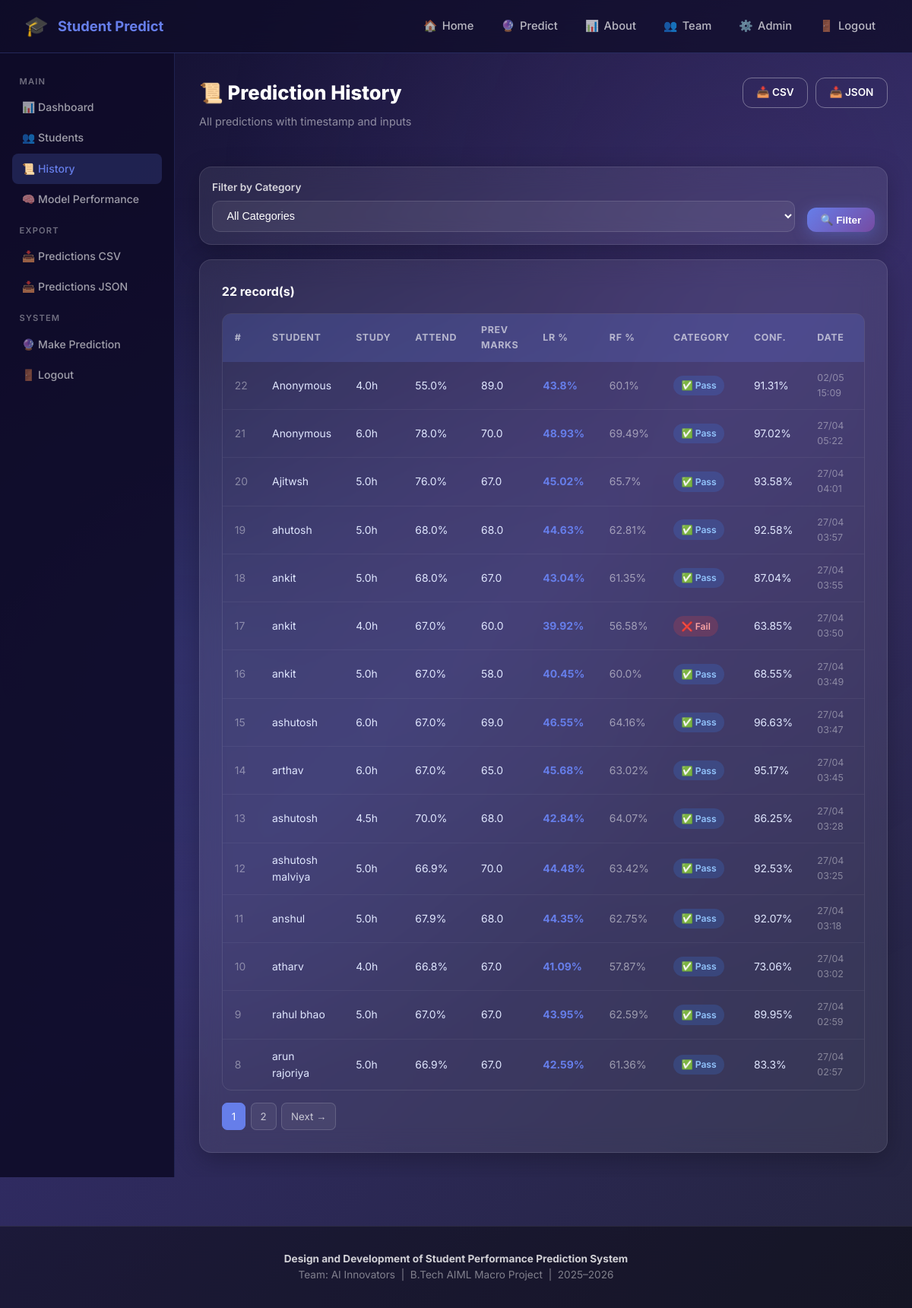
Page /admin/history (signed in) on the earlier database version.
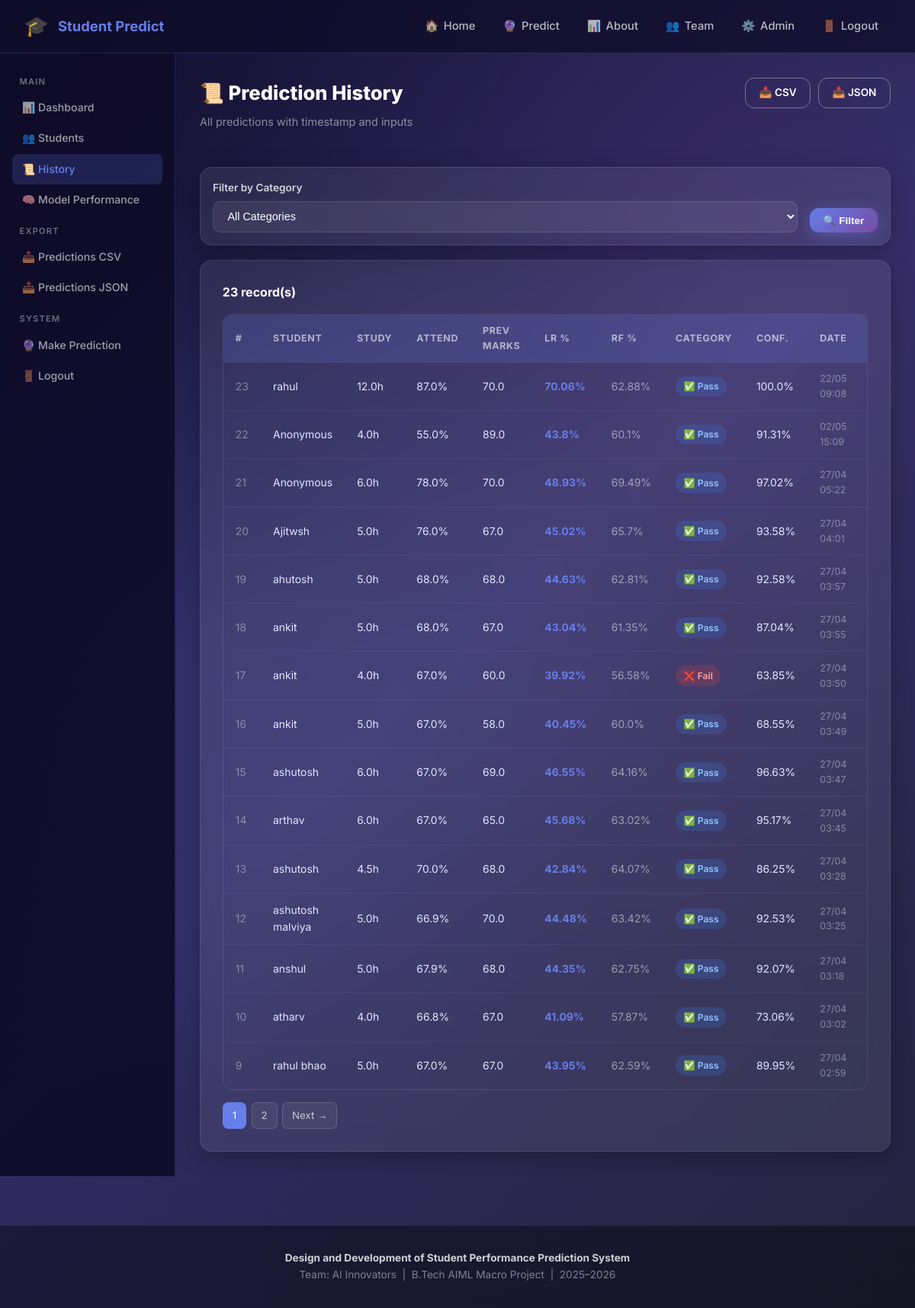
Same page on the later database version.
### database.py (models this page shows, shortened)
class PredictionHistory(db.Model):
    __tablename__ = 'prediction_history'
    id               = db.Column(db.Integer, primary_key=True)
    student_id       = db.Column(db.Integer, db.ForeignKey('students.id'), nullable=True)
    student_name     = db.Column(db.String(100), nullable=True)
    study_hours      = db.Column(db.Float)
    attendance       = db.Column(db.Float)
    prev_sem_marks   = db.Column(db.Float)
    internal_marks   = db.Column(db.Float)
    assignment_pct   = db.Column(db.Float)
    participation    = db.Column(db.Integer)
    sleep_hours      = db.Column(db.Float)
    internet_hours   = db.Column(db.Float)
    predicted_pct    = db.Column(db.Float)
    rf_predicted_pct = db.Column(db.Float, nullable=True)   # Random Forest result
    predicted_cat    = db.Column(db.String(20))
    confidence       = db.Column(db.Float, nullable=True)
    predicted_at     = db.Column(db.DateTime, default=datetime.utcnow)

### app.py (the view)
@app.route('/admin/history')
@login_required
def admin_history():
    page=request.args.get('page',1,type=int); cat=request.args.get('category','')
    q=PredictionHistory.query.order_by(PredictionHistory.predicted_at.desc())
    if cat: q=q.filter_by(predicted_cat=cat)
    return render_template('admin_history.html',history=q.paginate(page=page,per_page=15,error_out=False),category=cat)

### app.py (called while the page is built)
def login_required(f):
    @wraps(f)
    def decorated(*args, **kwargs):
        if not session.get('admin_logged_in'):
            flash('Please log in to access the admin panel.','warning')
            return redirect(url_for('admin_login'))
        return f(*args, **kwargs)
    return decorated

### templates/admin_history.html (shortened to what this page needs)
{% extends "base.html" %}
{% block content %}
<div class="admin-wrap">
  <aside class="admin-sidebar">
    <div class="sidebar-title">Main</div>
    <ul>
      <li><a href="/admin/dashboard">📊 Dashboard</a></li>
      <li><a href="/admin/students">👥 Students</a></li>
      <li><a href="/admin/history" class="active">📜 History</a></li>
      <li><a href="/admin/model-performance">🧠 Model Performance</a></li>
    </ul>
    <div class="sidebar-title">Export</div>
    <ul>
      <li><a href="/admin/export/predictions/csv">📥 Predictions CSV</a></li>
      <li><a href="/admin/export/predictions/json">📥 Predictions JSON</a></li>
    </ul>
    <div class="sidebar-title">System</div>
    <ul>
      <li><a href="/predict">🔮 Make Prediction</a></li>
      <li><a href="/admin-logout">🚪 Logout</a></li>
    </ul>
  </aside>
  <div class="admin-main">
    <div style="display:flex;justify-content:space-between;align-items:flex-start;margin-bottom:1.5rem;flex-wrap:wrap;gap:1rem">
      <div><div class="admin-page-title">📜 Prediction History</div><div class="admin-page-sub">All predictions with timestamp and inputs</div></div>
      <div style="display:flex;gap:.6rem;flex-wrap:wrap">
        <a href="/admin/export/predictions/csv" class="btn btn-outline btn-sm">📥 CSV</a>
        <a href="/admin/export/predictions/json" class="btn btn-outline btn-sm">📥 JSON</a>
      </div>
    </div>
    <div class="card" style="margin-bottom:1.2rem;padding:1rem">
      <form method="GET" style="display:flex;gap:1rem;align-items:flex-end;flex-wrap:wrap">
        <div class="form-group" style="margin-bottom:0;flex:1;min-width:160px">
          <label class="form-label">Filter by Category</label>
          <select class="admin-input" name="category">
            <option value="" {% if not category %}selected{% endif %}>All Categories</option>
          </select>
        </div>
        <button type="submit" class="btn btn-primary btn-sm">🔍 Filter</button>
      </form>
    </div>
    <div class="card">
      <h3 style="color:#fff;font-size:1rem;margin-bottom:1rem">
        {{ history.total }} record(s){% if category %} — <span style="color:var(--primary)">{{ category }}</span>{% endif %}
      </h3>
      {% if history.items %}
      <div class="table-wrap"><table class="admin-table">
        <thead><tr><th>#</th><th>Student</th><th>Study</th><th>Attend</th><th>Prev Marks</th><th>LR %</th><th>RF %</th><th>Category</th><th>Conf.</th><th>Date</th><th>Del</th></tr></thead>
        <tbody>
        {% for p in history.items %}
        <tr>
          <td style="color:rgba(255,255,255,0.4)">{{ p.id }}</td>
          <td>{{ p.student_name or 'Anonymous' }}</td>
          <td>{{ p.study_hours }}h</td>
          <td>{{ p.attendance }}%</td>
          <td>{{ p.prev_sem_marks }}</td>
          <td><strong style="color:#667eea">{{ p.predicted_pct }}%</strong></td>
          <td style="color:rgba(255,255,255,0.5)">{{ p.rf_predicted_pct or '—' }}{% if p.rf_predicted_pct %}%{% endif %}</td>
          <td>{% if p.predicted_cat=='Fail' %}<span class="badge badge-fail">❌ Fail</span>{% elif p.predicted_cat=='Pass' %}<span class="badge badge-pass">✅ Pass</span>{% else %}<span class="badge badge-dist">🏆 Dist.</span>{% endif %}</td>
          <td>{{ p.confidence }}%</td>
          <td style="color:rgba(255,255,255,0.4);font-size:.78rem">{{ p.predicted_at.strftime('%d/%m %H:%M') }}</td>
          <td>
          </td>
        </tr>
        {% endfor %}
        </tbody>
      </table></div>
      <div class="pagination">
        {% for pg in history.iter_pages() %}
          {% if pg %}<a href="?page={{ pg }}{% if category %}&category={{ category }}{% endif %}" class="page-btn {% if pg==history.page %}active{% endif %}">{{ pg }}</a>
          {% else %}<span class="page-btn" style="cursor:default">…</span>{% endif %}
        {% endfor %}
        {% if history.has_next %}<a href="?page={{ history.next_num }}{% if category %}&category={{ category }}{% endif %}" class="page-btn">Next →</a>{% endif %}
      </div>
      {% else %}
      <p style="color:rgba(255,255,255,0.5);text-align:center;padding:2rem">No records found.</p>
      {% endif %}
    </div>
  </div>
</div>
{% endblock %}

Differences in the rows shown:
no longer on this page (row unchanged): PredictionHistory: id "8", student_name "arun rajoriya", study_hours "5.0", attendance "66.9", prev_sem_marks "67.0", predicted_pct "42.59", rf_predicted_pct "61.36", predicted_cat "✅ Pass", confidence "83.3", predicted_at "27/04 02:57"
added PredictionHistory: id "23", student_name "rahul", study_hours "12.0", attendance "87.0", prev_sem_marks "70.0", predicted_pct "70.06", rf_predicted_pct "62.88", predicted_cat "✅ Pass", confidence "100.0", predicted_at "22/05 09:08"
Other differences:
{{ history.total }}: "22" → "23"
